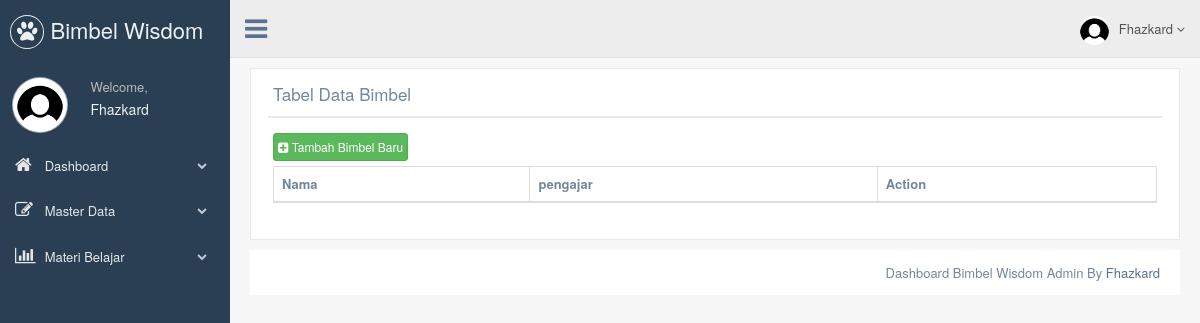
The app's page /dashboard/bimbel/index.php (signed in), older data.
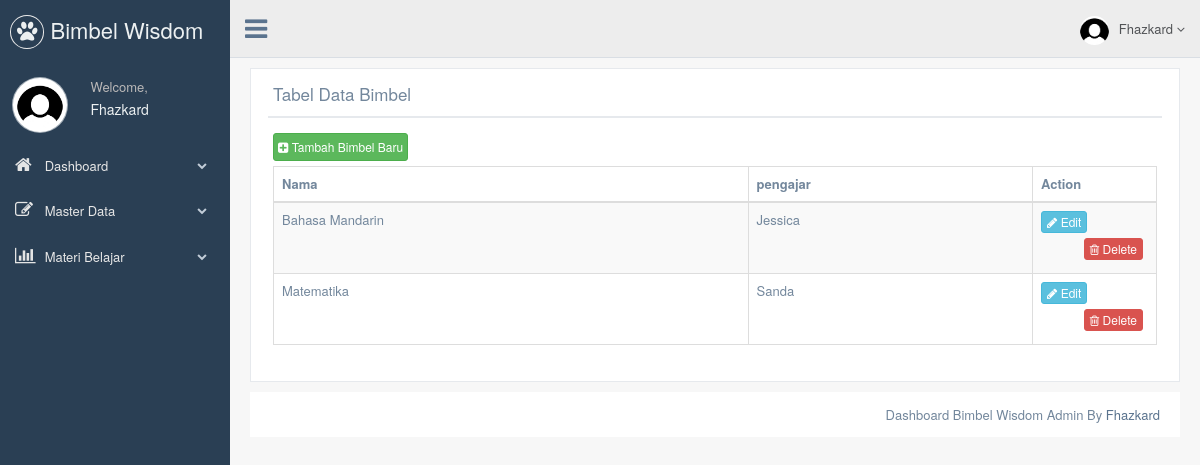
The same page, newer data.
### tables this page shows
CREATE TABLE `bimbel` (
  `bimbel_id` int(11) NOT NULL,
  `pengajar_id` int(11) DEFAULT NULL,
  `nama` varchar(30) NOT NULL
);

CREATE TABLE `pengajar` (
  `pengajar_id` int(11) NOT NULL,
  `nama` varchar(100) NOT NULL,
  `umur` int(11) NOT NULL,
  `jk` varchar(20) NOT NULL,
  `alamat` text NOT NULL,
  `tlp` varchar(20) NOT NULL
);

### dashboard/bimbel/index.php (the view, shortened to what this page needs)
<?php include "../header.php";?>
        <div class="row">
            <div class="col-md-12 col-sm-12 col-xs-12">
                <div class="x_panel">
                <div class="x_title">
                  <h2>Tabel Data Bimbel</h2>
                  <div class="clearfix"></div>
                </div>
                <div class="x_content">
                    <a href="#" class="btn btn-success btn-xs" style="padding:4px;" data-toggle="modal" data-target=".tambah"><i class="fa fa-plus-square" ></i> Tambah Bimbel Baru</a>
                  <table id="datatable-responsive" class="table table-striped table-bordered dt-responsive nowrap" cellspacing="0" width="100%">
                    <thead>
                      <tr>
                        <th>Nama </th>
						<th>pengajar </th>
                        <th>Action</th>
                      </tr>
                    </thead>
					<tbody>
					<?php
						include '../../koneksi/konek.php';
						$selek_data = mysqli_query($koneksi, "SELECT bimbel.bimbel_id,bimbel.pengajar_id,bimbel.nama,pengajar.nama AS pengajar
															FROM `bimbel` JOIN pengajar ON pengajar.pengajar_id = bimbel.pengajar_id");
						while($data = mysqli_fetch_array($selek_data)){
							?>
                      <tr class=" ">
                        <td class=" "><?php echo $data['nama']; ?></td>
						<td class=" "><?php echo $data['pengajar']; ?></td>
                        <td class=" last">
							<a id="edit_link" href="#" class="btn btn-info btn-xs last" data-toggle="modal" data-target=".edit"
							data-bimbel_id="<?php echo $data['bimbel_id']; ?>"
							data-nama="<?php echo $data['nama'];?>"
							data-pengajar_id="<?php echo $data['pengajar_id'];?>"><i class="fa fa-pencil"></i> Edit</a>
							<form method="post" action="../../koneksi/delete.php" style="width:auto;float:right;">
								<button type="submit" class="btn btn-danger btn-xs last" onclick="return konfirmasi()"><i class="fa fa-trash-o"></i> Delete</button>
							</form>
                        </td>
                      </tr>
					<?php
					}
					?>
                    </tbody>
                  </table>
                </div>
              </div>
            </div>
          </div>
<?php include "../footer.php";?>

Row changes from the older to the newer data that the page shows:
added bimbel: nama "Bahasa Mandarin", pengajar.nama "Jessica"
added bimbel: nama "Matematika", pengajar.nama "Sanda"
